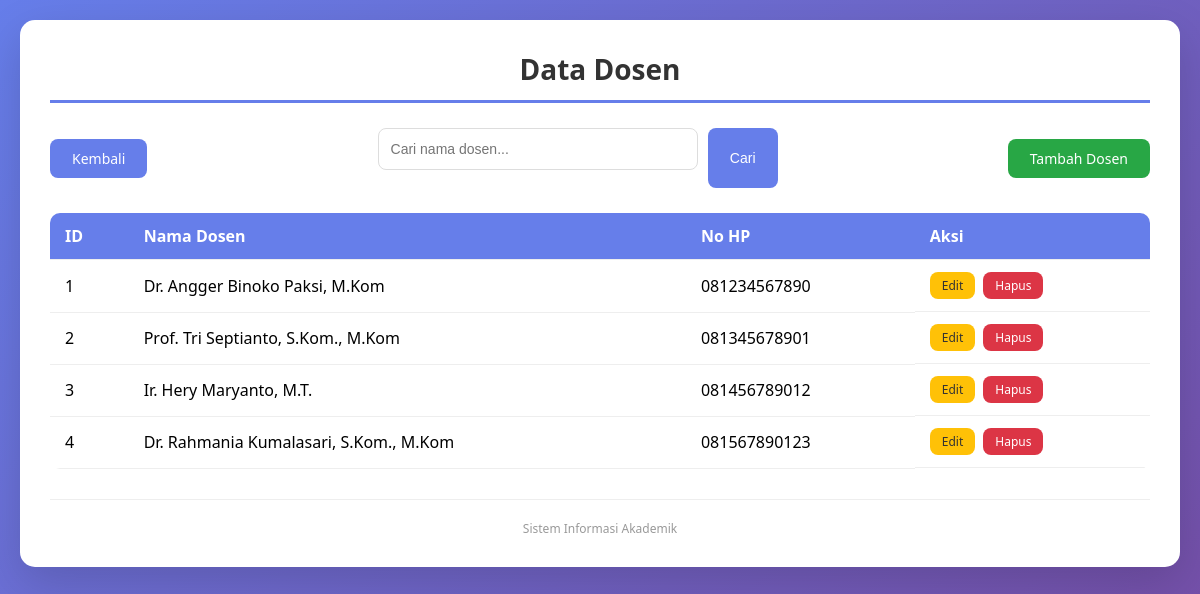
/Dosen/indexdosen.php, run on the app's committed database.
### tables this page shows
CREATE TABLE IF NOT EXISTS t_dosen (
    idDosen INT(11) NOT NULL AUTO_INCREMENT,
    namaDosen VARCHAR(50) NOT NULL,
    noHP VARCHAR(25) NOT NULL,
    PRIMARY KEY (idDosen)
);

### Dosen/indexdosen.php (the view, shortened to what this page needs)
<?php
include "../koneksi.php";
$cari = isset($_GET['cari']) ? mysqli_real_escape_string($link, $_GET['cari']) : '';
if ($cari != '') {
    $query = "SELECT * FROM t_dosen WHERE namaDosen LIKE '%$cari%' ORDER BY idDosen ASC";
    $result = mysqli_query($link, $query);
} else {
    $query = "SELECT * FROM t_dosen ORDER BY idDosen ASC";
    $result = mysqli_query($link, $query);
}
?>
<!DOCTYPE html>
<html lang="id">
<head>
    <link rel="stylesheet" href="../style.css">
</head>
<body>
    <div class="container">
        <h1>Data Dosen</h1>
        <div class="search-container">
            <a href="../index.php" class="btn btn-primary">Kembali</a>
            <form action="index.php" method="get" class="search-form">
                <input type="text" name="cari" placeholder="Cari nama dosen..." value="<?php echo htmlspecialchars($cari); ?>">
                <button type="submit" class="btn btn-primary">Cari</button>
            </form>
            <a href="tambah.php" class="btn btn-add">Tambah Dosen</a>
        </div>
        <table>
            <thead>
                <tr>
                    <th>ID</th>
                    <th>Nama Dosen</th>
                    <th>No HP</th>
                    <th>Aksi</th>
                </tr>
            </thead>
            <tbody>
                <?php if (mysqli_num_rows($result) > 0): ?>
                    <?php while($row = mysqli_fetch_assoc($result)): ?>
                        <tr>
                            <td><?php echo $row['idDosen']; ?></td>
                            <td><?php echo htmlspecialchars($row['namaDosen']); ?></td>
                            <td><?php echo htmlspecialchars($row['noHP']); ?></td>
                            <td class="table-actions">
                                <a href="edit.php?id=<?php echo $row['idDosen']; ?>" class="btn btn-edit">Edit</a>
                                <a href="hapus.php?id=<?php echo $row['idDosen']; ?>" class="btn btn-delete" onclick="return confirm('Yakin hapus?')">Hapus</a>
                            </td>
                        </tr>
                    <?php endwhile; ?>
                <?php else: ?>
                    <tr>
                        <td colspan="4" style="text-align:center;">Data tidak ditemukan</td>
                    </tr>
                <?php endif; ?>
            </tbody>
        </table>
        <div class="footer"><p>Sistem Informasi Akademik</p></div>
    </div>
</body>
</html>

### style.css (style rules this page uses)
* { margin: 0; padding: 0; box-sizing: border-box; }
body { font-family: 'Segoe UI', Tahoma, Geneva, Verdana, sans-serif; background: linear-gradient(135deg, #667eea 0%, #764ba2 100%); min-height: 100vh; padding: 20px; }
.container { max-width: 1200px; margin: 0 auto; background: white; border-radius: 15px; padding: 30px; box-shadow: 0 15px 45px rgba(0,0,0,0.15); }
h1 { text-align: center; color: #333; margin-bottom: 25px; font-size: 28px; border-bottom: 3px solid #667eea; padding-bottom: 12px; }
.search-container { display: flex; justify-content: space-between; align-items: center; margin-bottom: 25px; flex-wrap: wrap; gap: 15px; }
.search-form { display: flex; gap: 10px; flex: 1; max-width: 400px; }
.search-form input { flex: 1; padding: 10px 15px; border: 1px solid #ddd; border-radius: 8px; font-size: 14px; }
table { width: 100%; border-collapse: collapse; margin-top: 20px; border-radius: 10px; overflow: hidden; }
th, td { padding: 12px 15px; text-align: left; border-bottom: 1px solid #eee; }
th { background: #667eea; color: white; font-weight: 600; }
input[type="text"], input[type="number"], input[type="email"] { width: 100%; padding: 12px; margin-bottom: 18px; border: 1px solid #ddd; border-radius: 8px; font-size: 14px; }
.btn { display: inline-block; padding: 10px 22px; border: none; border-radius: 8px; cursor: pointer; font-size: 14px; font-weight: 500; text-decoration: none; transition: all 0.3s; }
.btn-primary { background: #667eea; color: white; }
.btn-add { background: #28a745; color: white; }
.btn-edit { background: #ffc107; color: #333; }
.btn-delete { background: #dc3545; color: white; }
.table-actions { display: flex; gap: 8px; }
.table-actions .btn { padding: 5px 12px; font-size: 12px; }
.footer { text-align: center; margin-top: 30px; padding-top: 20px; border-top: 1px solid #eee; color: #999; font-size: 12px; }

### data on the page
t_dosen: idDosen "1", namaDosen "Dr. Angger Binoko Paksi, M.Kom", noHP "081234567890"
t_dosen: idDosen "2", namaDosen "Prof. Tri Septianto, S.Kom., M.Kom", noHP "081345678901"
t_dosen: idDosen "3", namaDosen "Ir. Hery Maryanto, M.T.", noHP "081456789012"
t_dosen: idDosen "4", namaDosen "Dr. Rahmania Kumalasari, S.Kom., M.Kom", noHP "081567890123"
